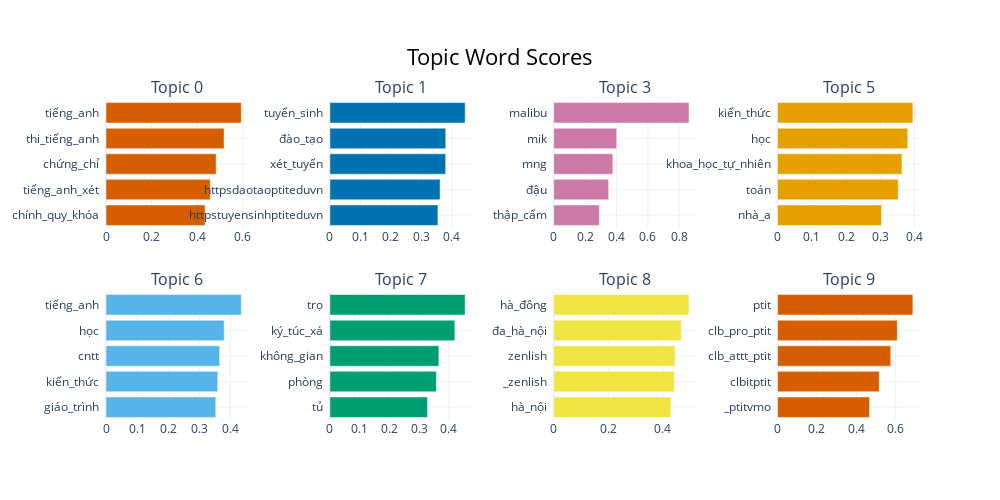

The cell this chart's notebook holds for it:
### Code cell
topic_model.visualize_barchart()

### Figure 1 — Plotly figure (JSON) as saved in the notebook; plotly's stock layout.template omitted (floating-point values rounded to 4 significant figures)
{"data": [{"marker": {"color": "#D55E00"}, "orientation": "h", "type": "bar", "x": [0.4345, 0.4569, 0.4826, 0.5175, 0.5931], "xaxis": "x", "y": ["chính_quy_khóa  ", "tiếng_anh_xét  ", "chứng_chỉ  ", "thi_tiếng_anh  ", "tiếng_anh  "], "yaxis": "y"}, {"marker": {"color": "#0072B2"}, "orientation": "h", "type": "bar", "x": [0.3541, 0.3612, 0.3795, 0.3796, 0.4433], "xaxis": "x2", "y": ["httpstuyensinhptiteduvn  ", "httpsdaotaoptiteduvn  ", "xét_tuyển  ", "đào_tạo  ", "tuyển_sinh  "], "yaxis": "y2"}, {"marker": {"color": "#CC79A7"}, "orientation": "h", "type": "bar", "x": [0.2909, 0.3502, 0.3767, 0.4014, 0.8623], "xaxis": "x3", "y": ["thập_cẩm  ", "đậu  ", "mng  ", "mik  ", "malibu  "], "yaxis": "y3"}, {"marker": {"color": "#E69F00"}, "orientation": "h", "type": "bar", "x": [0.3036, 0.3523, 0.3633, 0.3802, 0.3952], "xaxis": "x4", "y": ["nhà_a  ", "toán  ", "khoa_học_tự_nhiên  ", "học  ", "kiến_thức  "], "yaxis": "y4"}, {"marker": {"color": "#56B4E9"}, "orientation": "h", "type": "bar", "x": [0.3527, 0.3592, 0.3653, 0.3799, 0.4349], "xaxis": "x5", "y": ["giáo_trình  ", "kiến_thức  ", "cntt  ", "học  ", "tiếng_anh  "], "yaxis": "y5"}, {"marker": {"color": "#009E73"}, "orientation": "h", "type": "bar", "x": [0.3284, 0.3582, 0.3665, 0.4202, 0.4549], "xaxis": "x6", "y": ["tủ  ", "phòng  ", "không_gian  ", "ký_túc_xá  ", "trọ  "], "yaxis": "y6"}, {"marker": {"color": "#F0E442"}, "orientation": "h", "type": "bar", "x": [0.4295, 0.4418, 0.4447, 0.4676, 0.4957], "xaxis": "x7", "y": ["hà_nội  ", "_zenlish  ", "zenlish  ", "đa_hà_nội  ", "hà_đông  "], "yaxis": "y7"}, {"marker": {"color": "#D55E00"}, "orientation": "h", "type": "bar", "x": [0.4678, 0.5163, 0.5752, 0.6084, 0.6875], "xaxis": "x8", "y": ["_ptitvmo  ", "clbitptit  ", "clb_attt_ptit  ", "clb_pro_ptit  ", "ptit  "], "yaxis": "y8"}], "layout": {"annotations": [{"font": {"size": 16}, "showarrow": false, "text": "Topic 0", "x": 0.0875, "xanchor": "center", "xref": "paper", "y": 1, "yanchor": "bottom", "yref": "paper"}, {"font": {"size": 16}, "showarrow": false, "text": "Topic 1", "x": 0.3625, "xanchor": "center", "xref": "paper", "y": 1, "yanchor": "bottom", "yref": "paper"}, {"font": {"size": 16}, "showarrow": false, "text": "Topic 3", "x": 0.6375, "xanchor": "center", "xref": "paper", "y": 1, "yanchor": "bottom", "yref": "paper"}, {"font": {"size": 16}, "showarrow": false, "text": "Topic 5", "x": 0.9125, "xanchor": "center", "xref": "paper", "y": 1, "yanchor": "bottom", "yref": "paper"}, {"font": {"size": 16}, "showarrow": false, "text": "Topic 6", "x": 0.0875, "xanchor": "center", "xref": "paper", "y": 0.4, "yanchor": "bottom", "yref": "paper"}, {"font": {"size": 16}, "showarrow": false, "text": "Topic 7", "x": 0.3625, "xanchor": "center", "xref": "paper", "y": 0.4, "yanchor": "bottom", "yref": "paper"}, {"font": {"size": 16}, "showarrow": false, "text": "Topic 8", "x": 0.6375, "xanchor": "center", "xref": "paper", "y": 0.4, "yanchor": "bottom", "yref": "paper"}, {"font": {"size": 16}, "showarrow": false, "text": "Topic 9", "x": 0.9125, "xanchor": "center", "xref": "paper", "y": 0.4, "yanchor": "bottom", "yref": "paper"}], "height": 500, "hoverlabel": {"bgcolor": "white", "font": {"family": "Rockwell", "size": 16}}, "showlegend": false, "title": {"font": {"color": "Black", "size": 22}, "text": "Topic Word Scores", "x": 0.5, "xanchor": "center", "yanchor": "top"}, "width": 1000, "xaxis": {"anchor": "y", "domain": [0, 0.175], "showgrid": true}, "xaxis2": {"anchor": "y2", "domain": [0.275, 0.45], "showgrid": true}, "xaxis3": {"anchor": "y3", "domain": [0.55, 0.725], "showgrid": true}, "xaxis4": {"anchor": "y4", "domain": [0.825, 1], "showgrid": true}, "xaxis5": {"anchor": "y5", "domain": [0, 0.175], "showgrid": true}, "xaxis6": {"anchor": "y6", "domain": [0.275, 0.45], "showgrid": true}, "xaxis7": {"anchor": "y7", "domain": [0.55, 0.725], "showgrid": true}, "xaxis8": {"anchor": "y8", "domain": [0.825, 1], "showgrid": true}, "yaxis": {"anchor": "x", "domain": [0.6, 1], "showgrid": true}, "yaxis2": {"anchor": "x2", "domain": [0.6, 1], "showgrid": true}, "yaxis3": {"anchor": "x3", "domain": [0.6, 1], "showgrid": true}, "yaxis4": {"anchor": "x4", "domain": [0.6, 1], "showgrid": true}, "yaxis5": {"anchor": "x5", "domain": [0, 0.4], "showgrid": true}, "yaxis6": {"anchor": "x6", "domain": [0, 0.4], "showgrid": true}, "yaxis7": {"anchor": "x7", "domain": [0, 0.4], "showgrid": true}, "yaxis8": {"anchor": "x8", "domain": [0, 0.4], "showgrid": true}}}
